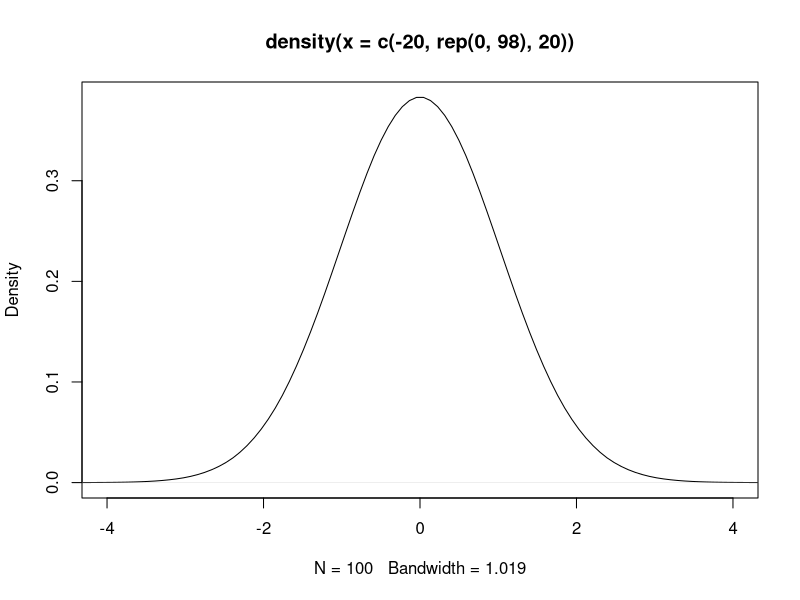
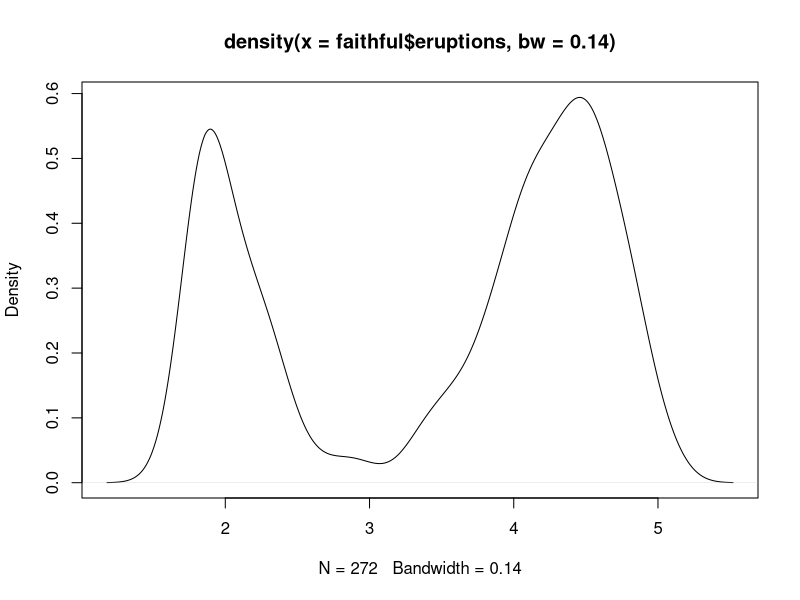
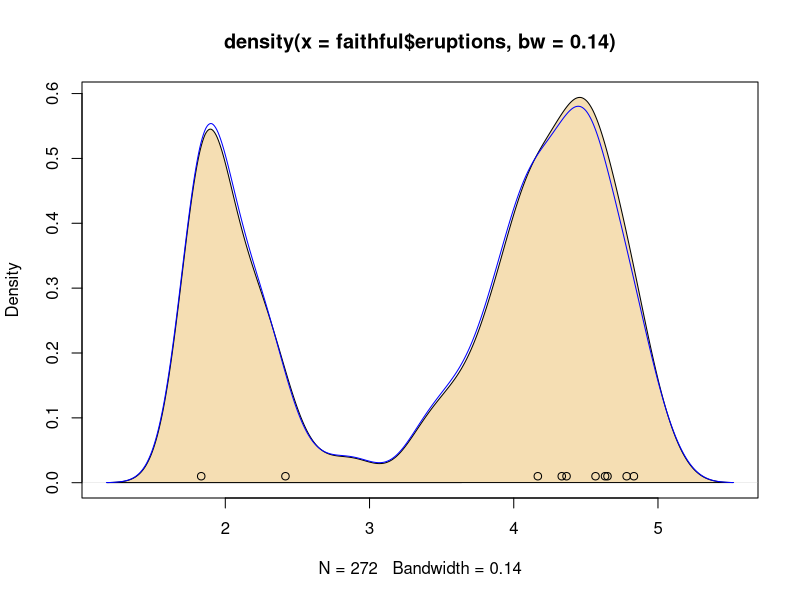
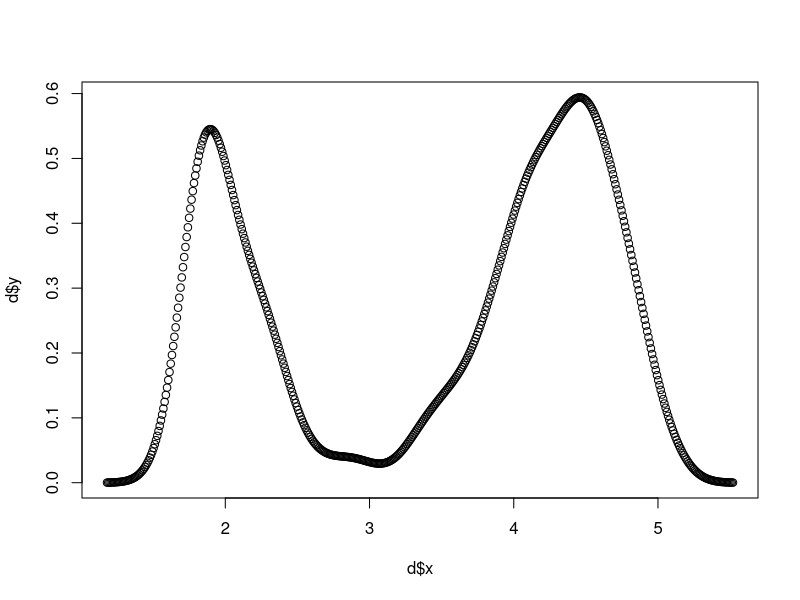

The R script that drew these images, in order: (Note: this script raises an error after producing the figures.)
density(c(-20, rep(0,98), 20))
plot(density(c(-20, rep(0,98), 20)), xlim = c(-4, 4))

d <- density(faithful$eruptions, bw = 0.14)

plot(d)

plot(d, type = "n")
polygon(d, col = "wheat")

x <- xx <- faithful$eruptions
x[i.out <- sample(length(x), 10)] <- NA
doR <- density(x, bw = "SJ", na.rm = TRUE)
lines(doR, col = "blue")
points(xx[i.out], rep(0.01, 10))


str(d)

plot(d$x, d$y)



tp <- turnpoints(d$y)

plot(d)

points(d$x[tp$pits],d$y[tp$pits],col = "red")




plot(faithful$eruptions)

min(faithful$eruptions)

max(faithful$eruptions)


x <- seq(1, 5.5, length.out = 1000)
h <- bw.SJ(faithful$eruptions)

map_dbl(x, ~ {
  sum(dnorm((faithful$eruptions - ..1)/h)) / (length(faithful$eruptions) * h)
}) %>%
  tibble(x,
         fh = .) %>%
  ggplot() +
  geom_line(aes(x, fh)) +
  geom_line(aes(x, y), color = "blue", data = tibble(x = d$x, y = d$y)) +
  geom_rug(aes(x = eruptions), data = faithful)


plot(density(c(rnorm(100, mean = 0), rnorm(100, mean = 100)), bw = "SJ"))
plot(density(c(1, 2, 4, 7, 10, 20, 100), bw = "SJ"))

# stress test bw.SJ
map_dbl(1:100, ~ {
  bw.SJ(runif(1e6))
})




# library(cpp11)
#
#
# cpp_source(code = '
# #include "cpp11/doubles.hpp"
# using namespace cpp11;
# namespace writable = cpp11::writable;
#
# double c1;
#
# double sdnorm(double y) {
# 	return c1 * std::exp(-0.5 * y * y);
# }
#
# [[cpp11::register]]
# doubles scdensity(doubles x, doubles kords, double h, double pi) {
# 	c1 = sqrt(1 / (2 * pi));
#
# 	doubles out(kords.size());
#
# 	for (int i{ 0 }; i < static_cast<int>(kords.size()); ++i) {
# 		for (double element : x) {
# 			out[i] += sdnorm((element - kords[i]) / h);
# 		}
#
# 		out[i] /= static_cast<double>(x.size()) * h;
# 	}
#
# 	return out;
# }')




auto_sift <- function(x) {
  # check numeric
  # more than 1 non-missing data point
  # remove missing values while preserving indices

  # bandwidth
  h <- bw.SJ(x)
  # h <- 0.14

  # density range
  from <- min(x) - 3 * h
  to <- max(x) + 3 * h

  n <- max(length(x), 512)
  if (n > 512) n <- 2^ceiling(log2(n)) #- to be fast with FFT

  kords <- seq(from, to, length.out = n)
  # kords <- c(0, 0.5, 1)


  # map_dbl(kords, ~ {
  #   sum(dnorm((x - ..1)/h)) / (length(x) * h)
  # })

  scdensity(x, kords, h, pi)

  return(TRUE)
}

compare_density <- function(x) {
  density(x, bw = "SJ")$y

  return(TRUE);
}

plot(auto_sift(c(0.25, 0.25, 0.75)), compare_density(c(0.25, 0.25, 0.75)))


# conclusion is that using built-in density is optimal
bench::mark(
  auto_sift(rnorm(1000)),
  compare_density(rnorm(1000))
)
